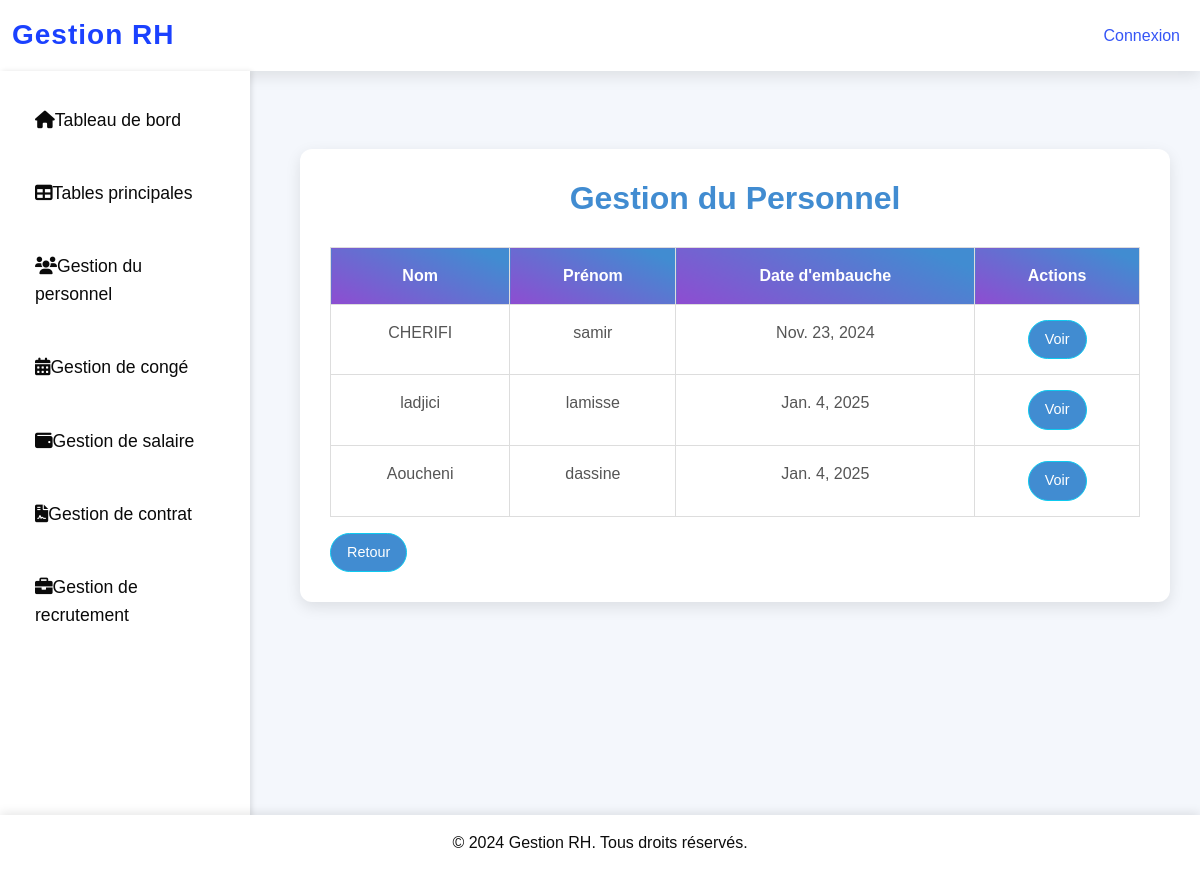
Page /gestion/personnel/ on the committed database.
### gestion/models.py (models this page shows, shortened)
class Employe(models.Model):
    user = models.OneToOneField(User, on_delete=models.CASCADE, related_name="employe", null=True, blank=True)
    code = models.CharField(max_length=10, unique=True)
    nom = models.CharField(max_length=50)
    prenom = models.CharField(max_length=50)
    daten = models.DateField(verbose_name="Date de Naissance")
    date_embauche = models.DateField(verbose_name="Date d'embauche")
    adresse = models.TextField()
    email = models.EmailField(unique=True)
    telephone = models.CharField(max_length=15, null=True, blank=True)
    departement = models.CharField(max_length=100)
    poste = models.CharField(max_length=100)

### gestion/views.py (the view)
# urls.py: path('personnel/', views.Gestion_personnel, name='Gestion_personnel'),
def Gestion_personnel(request):
    employes = Employe.objects.all()
    return render(request, 'Gestion_personnel/personnel_list.html', {'employes': employes})

### gestion/templates/Gestion_personnel/personnel_list.html (shortened to what this page needs)
{% extends 'base.html' %}
{% block content %}
<div class="container mt-5">
    <h2 class="text-center mb-4">Gestion du Personnel</h2>
    <table class="table">
        <thead>
            <tr>
                <th>Nom</th>
                <th>Prénom</th>
                <th>Date d'embauche</th>
                <th>Actions</th>
            </tr>
        </thead>
        <tbody>
            {% for employe in employes %}
                <tr>
                    <td>{{ employe.nom }}</td>
                    <td>{{ employe.prenom }}</td>
                    <td>{{ employe.date_embauche }}</td>
                    <td>
                        <a href="{% url 'fiche_employe' employe.id %}" class="btn btn-info">Voir</a>
                    </td>
                </tr>
            {% empty %}
                <tr>
                    <td colspan="4">Aucun employé trouvé.</td>
                </tr>
            {% endfor %}
        </tbody>
    </table>
    <a href="{% url 'dashboard' %}"class="btn btn-info">Retour</a>
</div>
{% endblock %}

### gestion/templates/base.html (style rules this page uses)
* { margin: 0; padding: 0; box-sizing: border-box; font-family: 'Poppins', sans-serif; }
body { background-color: rgb(234, 234, 234); background-size: cover; background-repeat: no-repeat; background-position: center; height: 100vh; margin: 0; padding: 0; color: #131212; font-size: 16px; line-height: 1.6; }

### gestion/templates/Gestion_personnel/personnel_list.html (style rules this page uses)
* { margin: 0; padding: 0; box-sizing: border-box; font-family: 'Poppins', sans-serif; }
body { background-color: #f4f7fc; color: #333; font-size: 16px; line-height: 1.6; }
.container { max-width: 1200px; margin-top: 50px; padding: 30px; background-color: #fff; box-shadow: 0px 5px 15px rgba(0, 0, 0, 0.1); border-radius: 12px; justify-content: center; }
h2 { font-size: 2rem; font-weight: 600; color: #418cd1; margin-bottom: 30px; text-align: center; }
.table { width: 100%; margin-top: 30px;; border-collapse: collapse; }
.table th, .table td { padding: 15px; text-align: center; border: 1px solid #ddd; }
.table th { background: linear-gradient(205.17deg, #418cd1 10.93%, #9c41d1 116.08%); color: white; font-weight: 700; }
.table tbody tr:nth-child(odd) { background-color: #f9f9f9; }
.table tbody tr:nth-child(even) { background-color: #f1f1f1; }
.table td { color: #555; }
.btn { font-size: 0.9rem; padding: 8px 16px; border-radius: 25px; transition: all 0.3s ease; text-decoration: none; display: inline-block; }
.btn-info { background-color: #418cd1; color: white; }

### rows in the picture
Employe: nom "CHERIFI", prenom "samir", date_embauche "Nov. 23, 2024"
Employe: nom "ladjici", prenom "lamisse", date_embauche "Jan. 4, 2025"
Employe: nom "Aoucheni", prenom "dassine", date_embauche "Jan. 4, 2025"
